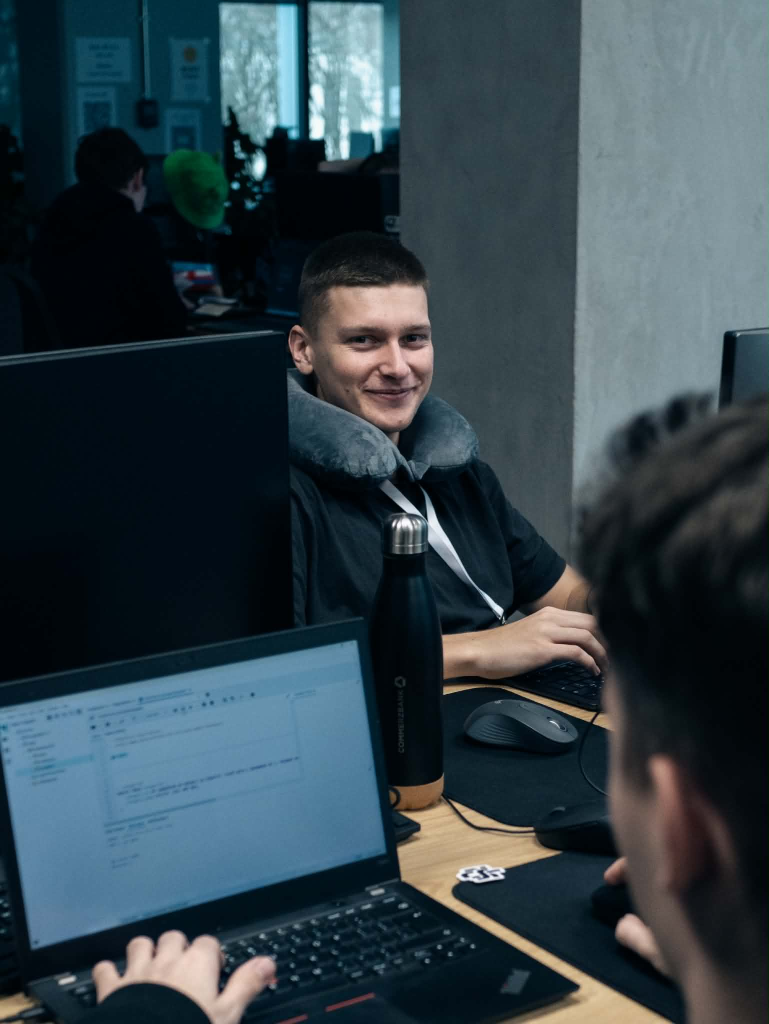
#> input picture cv/photo.jpeg, 1538 x 2048 px (shown at 1/2 size)
$ python crop_photo.py
#> lines starting #> are read from the running program, lines starting #| are printed output that depends on the picture
#!/usr/bin/env python3
"""Przycina zdjecie do kwadratowego portretu uzywanego w naglowku CV.

Uzycie:  python3 cv/crop_photo.py [plik_zrodlowy]
Wynik:   cv/assets/photo.jpg (kwadrat 600x600, gotowy pod okragly kadr)

Domyslnie bierze cv/photo.jpeg. Kadr jest wyliczany z FACE_BOX, czyli
prostokata twarzy w oryginale (piksele). Jesli podmienisz zdjecie na inne,
zaktualizuj FACE_BOX albo podaj wlasny kadr przez --box.
"""

import argparse
from pathlib import Path

from PIL import Image, ImageEnhance

ROOT = Path(__file__).resolve().parent
DEFAULT_SRC = ROOT / "photo.jpeg"
OUT = ROOT / "assets" / "photo.jpg"

# Prostokat glowy w oryginale: (lewo, gora, prawo, dol)
FACE_BOX = (597, 464, 877, 826)

# Ile wysokosci glowy ma obejmowac kadr i jak bardzo zejsc ponizej jej srodka
CROP_SCALE = 2.3
CENTER_DROP = 0.18

SIZE = 600


def crop(src: Path, out: Path, face_box, scale=CROP_SCALE):
#> called with face_box = (597, 464, 877, 826), scale = 2.3
    img = Image.open(src).convert("RGB")
#> img is the input picture: PIL image 1538x2048 RGB; mean R, G, B 51, 66.2, 73.8
    left, top, right, bottom = face_box
    head_h = bottom - top
    cx = (left + right) / 2
    cy = (top + bottom) / 2 + head_h * CENTER_DROP

    half = head_h * scale / 2
    box = [cx - half, cy - half, cx + half, cy + half]

    # utrzymanie kadru w granicach obrazu, bez zmiany jego rozmiaru
    for i, limit in ((0, img.width), (1, img.height)):
        lo, hi = box[i], box[i + 2]
        if lo < 0:
            box[i], box[i + 2] = 0, hi - lo
        elif hi > limit:
            box[i], box[i + 2] = lo - (hi - limit), limit
#> after the loop, box = [320.7, 293.9, 1153.3, 1126.5]
    box = [max(0, round(box[0])), max(0, round(box[1])),
           min(img.width, round(box[2])), min(img.height, round(box[3]))]
#> box = [321, 294, 1153, 1126]

    face = img.crop(box).resize((SIZE, SIZE), Image.LANCZOS)
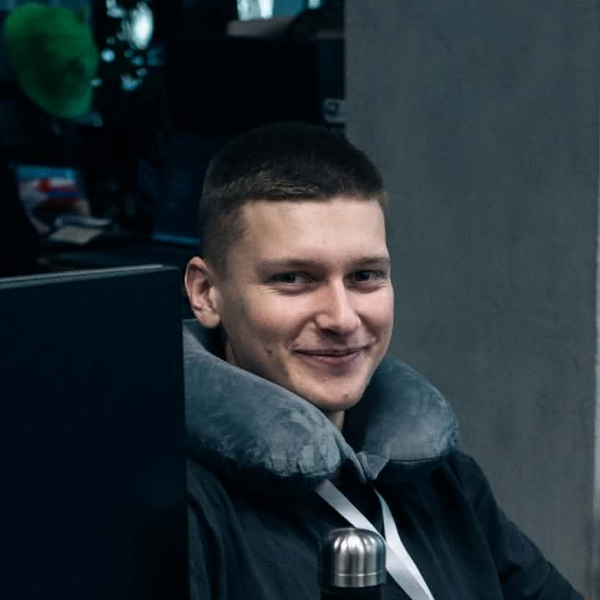
#> face: PIL image 600x600 RGB; mean R, G, B 39.2, 49.3, 54.5

    # zdjecie jest ciemne i chlodne, delikatnie je podnosimy
    face = ImageEnhance.Brightness(face).enhance(1.22)
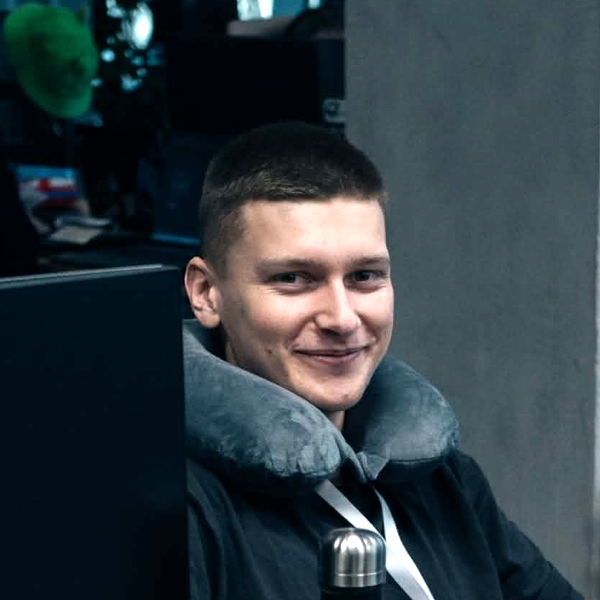
#> face: PIL image 600x600 RGB; mean R, G, B 47.2, 59.5, 65.8
    face = ImageEnhance.Contrast(face).enhance(1.08)
    face = ImageEnhance.Color(face).enhance(1.06)

    out.parent.mkdir(parents=True, exist_ok=True)
    face.save(out, "JPEG", quality=90, optimize=True)
    return box


def main():
    ap = argparse.ArgumentParser()
    ap.add_argument("source", nargs="?", default=str(DEFAULT_SRC))
    ap.add_argument("--scale", type=float, default=CROP_SCALE,
                    help="ile wysokosci glowy obejmuje kadr (domyslnie 2.3)")
    args = ap.parse_args()

    src = Path(args.source)
    if not src.exists():
        raise SystemExit(f"brak pliku: {src}")

    box = crop(src, OUT, FACE_BOX, args.scale)
#> box = [321, 294, 1153, 1126]
    print(f"{src.name} -> {OUT.relative_to(ROOT.parent)}  kadr {box}, {SIZE}x{SIZE}")
#| photo.jpeg -> cv/assets/photo.jpg  kadr [321, 294, 1153, 1126], 600x600


if __name__ == "__main__":
    main()
